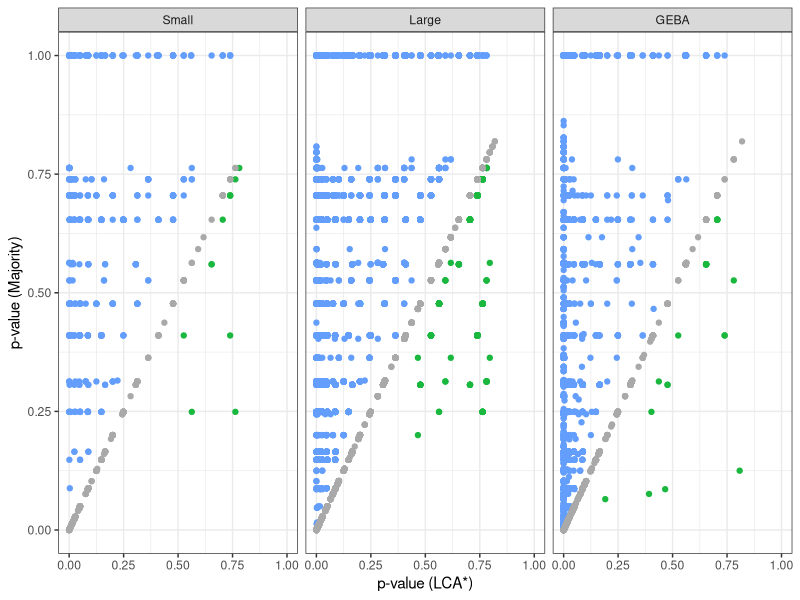
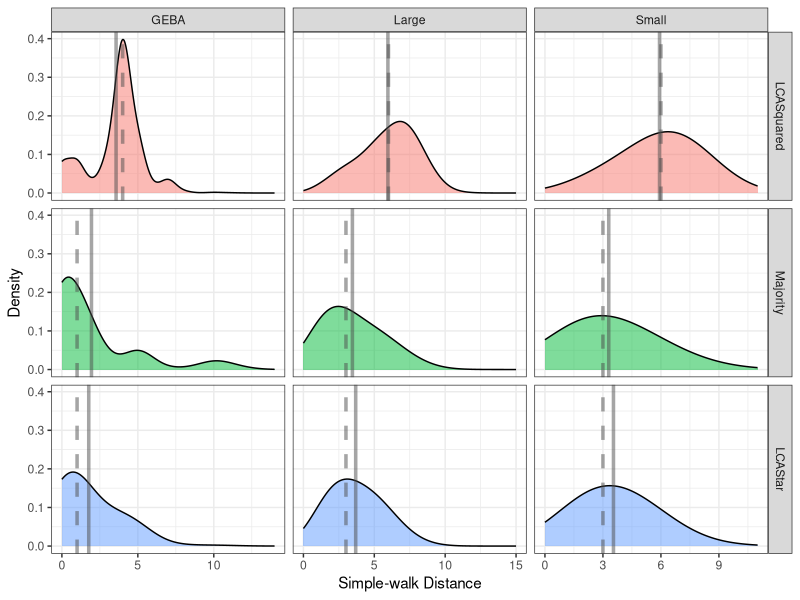
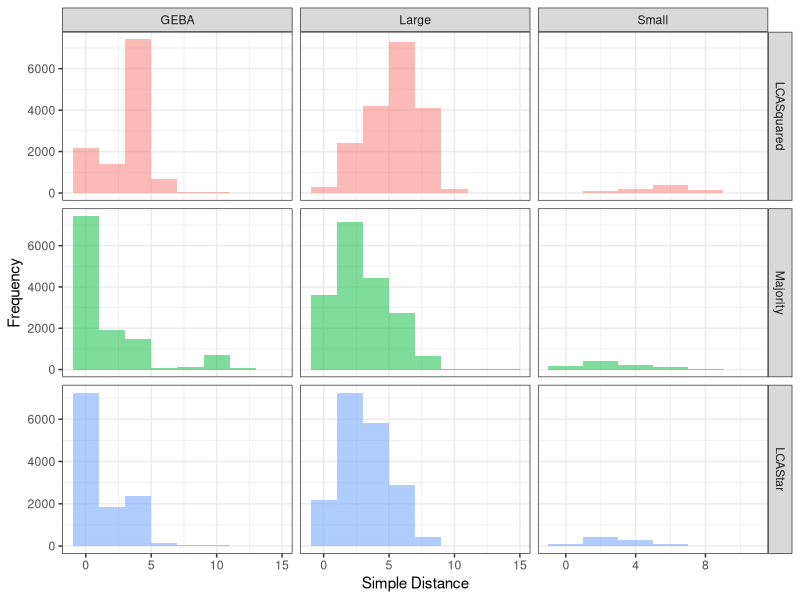
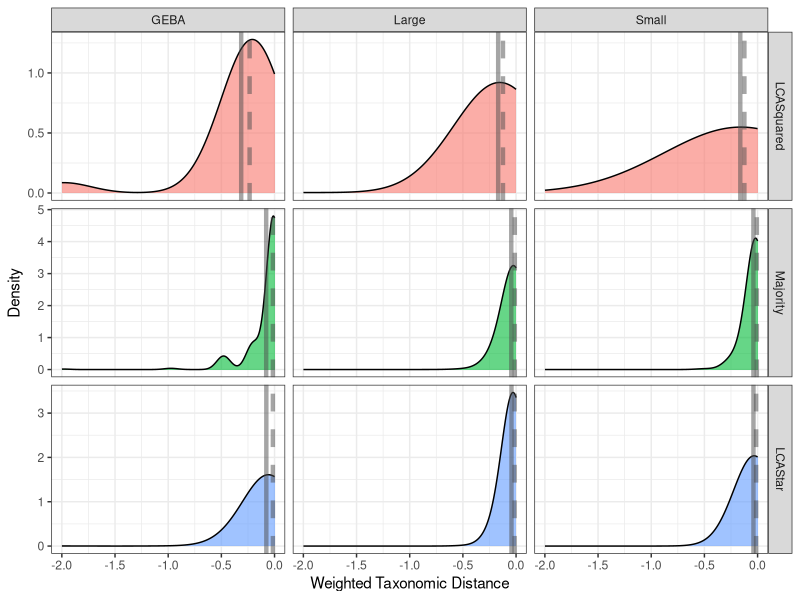
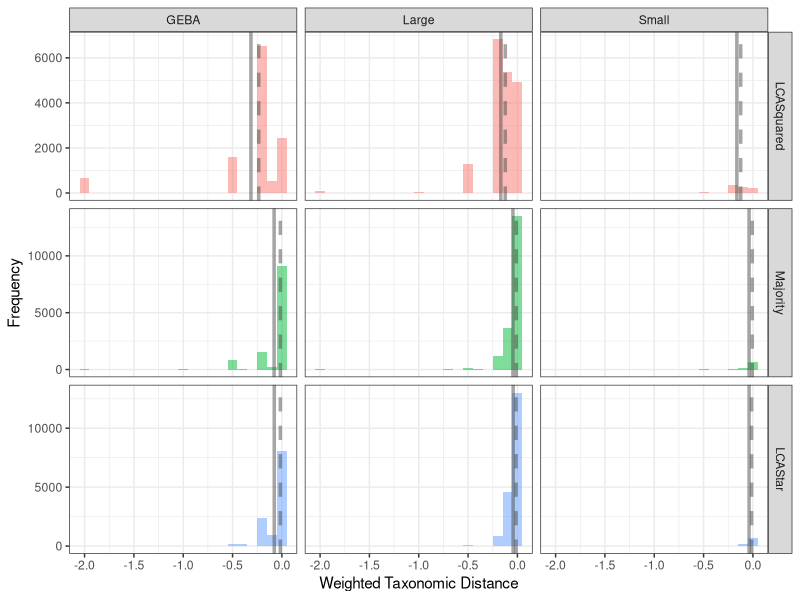
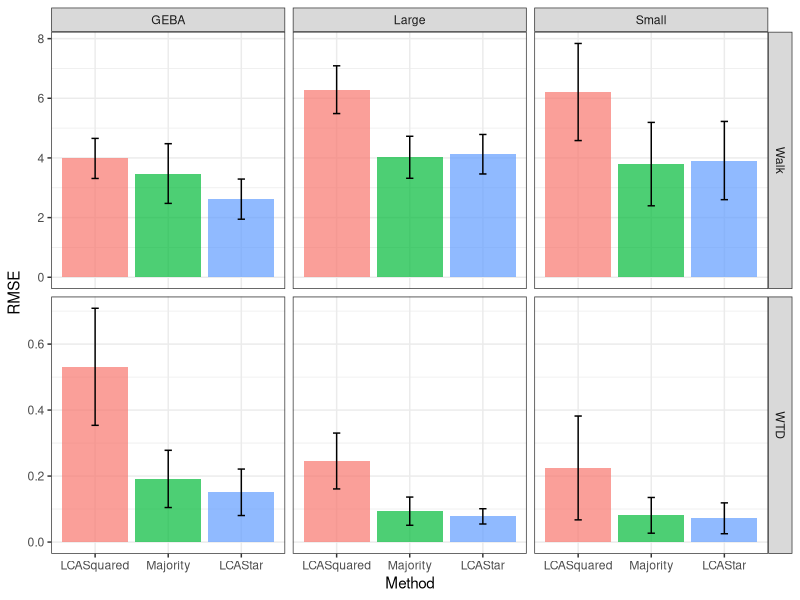
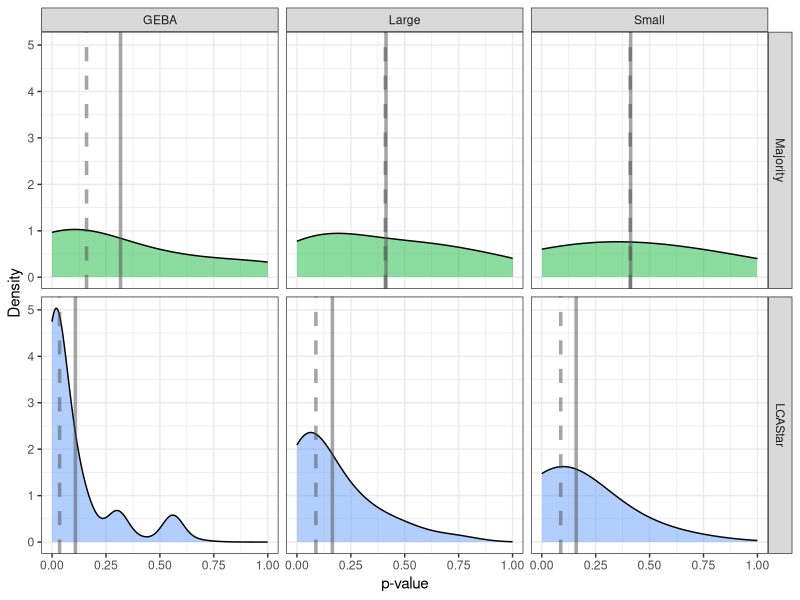
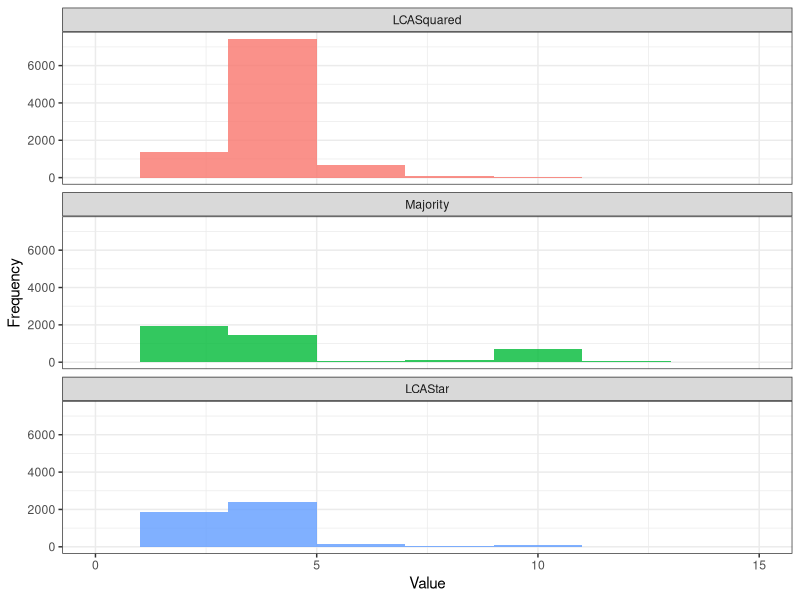

Write R code to recreate these figures, in order.
## ---- chunk 1
require(knitr)
opts_chunk$set(warning=FALSE, message=FALSE, dev = 'pdf')
## ---- chunk 2
library(ggplot2)
library(reshape2)
library(dplyr)
theme_set(theme_bw()) # set theme and font
## ---- chunk 3
setwd("~/Dropbox/projects/LCAStar/lca_star_geba_analysis")
colClasses <- c("character", "character", "numeric", "numeric", "numeric",
                "character", "numeric", "numeric", "numeric", 
                "character", "numeric", "numeric", "character" )
geba_df <- read.table("GEBA_SAG_all_lcastar.txt", sep="\t", header=T, na.strings = "None", 
                      colClasses = colClasses, strip.white=TRUE, quote="")
test1_df <- read.table("test1_lcastar.txt", sep="\t", header=T, na.strings = "None", 
                      colClasses = colClasses, strip.white=TRUE, quote="")
test2_df <- read.table("test2_lcastar.txt", sep="\t", header=T, na.strings = "None", 
                      colClasses = colClasses, strip.white=TRUE, quote="")

all_df <- rbind(cbind(geba_df, Sample="GEBA"),cbind(test1_df, Sample="Small"),cbind(test2_df, Sample="Large"))

all_df$Sample <- factor(all_df$Sample, levels=c("Small", "Large", "GEBA"))
## ---- chunk 4
# p-value compare
g1 <- ggplot(all_df, aes(x=LCAStar_p, y=Majority_p)) 
g1 <- g1 + geom_point(data = subset(all_df, LCAStar_p > Majority_p), color="#1BB840")
g1 <- g1 + geom_point(data = subset(all_df, LCAStar_p < Majority_p), color="#649EFC")
g1 <- g1 + geom_point(data = subset(all_df, LCAStar_p == Majority_p), color="darkgrey")
g1 <- g1 + xlim(0,1)
g1 <- g1 + ylim(0,1)
g1 <- g1 + xlab("p-value (LCA*)")
g1 <- g1 + ylab("p-value (Majority)")
g1 <- g1 + facet_wrap(~ Sample)
g1 <- g1 + theme(legend.position="none")
g1
pdf(file = "pdfs/fig1.pdf", width = 10.2, height=3.65)
g1
dev.off()
## ---- chunk 5
clean_up_data2 <- function(df) {
  new_df <-rbind(cbind(df$Contig, df$LCAStar, "LCAStar", df$Original, df$LCAStar_p, df$LCAStar_dist, df$LCAStar_WTD),
           cbind(df$Contig, df$Majority, "Majority", df$Original, df$Majority_p, df$Majority_dist, df$Majority_WTD),
           cbind(df$Contig, df$LCASquared, "LCASquared", df$Original, NA, df$LCASquared_dist, df$LCASquared_WTD))
  new_df <- as.data.frame(new_df)
  colnames(new_df) <- c("Contig", "Taxonomy", "Method", "Original", "p-value", "Walk", "WTD")
  new_df.m<- melt(new_df, id.vars = c("Contig", "Taxonomy", "Method", "Original"))
  new_df.m$value <- as.numeric(as.character(new_df.m$value))
  new_df.m$Method <- factor(new_df.m$Method, levels = c("LCASquared", "Majority", "LCAStar"))
  new_df.m
}
## ---- chunk 6
# reshape data into ggplot form
test1_df.m <- clean_up_data2(test1_df)
test1_df.m<- cbind(test1_df.m, Sample="Small")
test2_df.m <- clean_up_data2(test2_df)
test2_df.m <- cbind(test2_df.m, Sample="Large")
geba_df.m <- clean_up_data2(geba_df)
geba_df.m <- cbind(geba_df.m, Sample="GEBA")

all_df.m <- rbind(test1_df.m, test2_df.m, geba_df.m)
## ---- chunk 7
# plotting parameters
my_line_col = "#4C4C4C"
line_size = 1.2
alpha_val = 0.5

walk_means <- select(all_df.m, Method, Sample, variable, value) %>%
  group_by(Method, Sample, variable) %>%
  filter(variable== "Walk") %>%
  summarize(mean=mean(value, na.rm = T),
            percent_25 = quantile(value, probs = 0.25, na.rm = T),
            median = quantile(value, probs=0.5, na.rm = T),
            percent_75 = quantile(value, probs = 0.75, na.rm = T))

g2 <- ggplot(subset(all_df.m, variable == "Walk"), aes(x=value, fill=Method))
# g2 <- g2 + geom_histogram(binwidth=2, alpha=0.8) 
g2 <- g2 + geom_density(adjust=5, alpha=alpha_val) 
g2 <- g2 + facet_grid(Method ~ Sample, scales = "free_x")
g2 <- g2 + theme(legend.position="none")
g2 <- g2 + geom_vline(aes(xintercept=mean), colour=my_line_col, size=line_size, alpha=alpha_val, walk_means)
g2 <- g2 + geom_vline(aes(xintercept=median), colour=my_line_col, linetype="dashed", size=line_size, alpha=alpha_val, walk_means)
g2 <- g2 + xlab("Simple-walk Distance")
g2 <- g2 + ylab("Density")
g2
pdf(file = "pdfs/fig2.pdf", width = 7, height=7)
g2
dev.off()
## ---- chunk 8
# original histograms
g2a <- ggplot(subset(all_df.m, variable == "Walk"), aes(x=value, fill=Method))
g2a <- g2a + geom_histogram(binwidth=2, alpha=alpha_val) 
# g2a <- g2a + geom_density(adjust=6, alpha=0.8) 
g2a <- g2a + facet_grid(Method ~ Sample, scales = "free")
g2a <- g2a + theme(legend.position="none")
#g2a <- g2a + geom_vline(aes(xintercept=percent_25), colour=my_line_col, size=1.5, alpha=0.5, means)
#g2a <- g2a + geom_vline(aes(xintercept=median), colour=my_line_col, size=1.5, alpha=0.5, means)
#g2a <- g2a + geom_vline(aes(xintercept=percent_75), colour=my_line_col, size=1.5, alpha=0.5, means)
g2a <- g2a + xlab("Simple Distance")
g2a <- g2a + ylab("Frequency")
g2a
## ---- chunk 9
means <- select(all_df.m, Method, Sample, variable, value) %>%
  group_by(Method, Sample, variable) %>%
  filter(variable== "WTD") %>%
  summarize(mean=mean(value, na.rm = T),
            percent_25 = quantile(value, probs = 0.25, na.rm = T),
            median = quantile(value, probs=0.5, na.rm = T),
            percent_75 = quantile(value, probs = 0.75, na.rm = T))

g3 <- ggplot(subset(all_df.m, variable == "WTD"), aes(x=value, fill=Method))
g3 <- g3 + geom_density(adjust=20, alpha=0.6) 
g3 <- g3 + facet_grid(Method ~ Sample, scales = "free_y")
g3 <- g3 + theme(legend.position="none")
g3 <- g3 + geom_vline(aes(xintercept=mean), colour=my_line_col, size=1.5, alpha=0.5, means)
g3 <- g3 + geom_vline(aes(xintercept=median), colour=my_line_col, linetype="dashed", size=1.5, alpha=0.5, means)
g3 <- g3 + xlab("Weighted Taxonomic Distance")
g3 <- g3 + ylab("Density")
g3
pdf(file = "pdfs/fig3.pdf", width = 7, height=7)
g3
dev.off()
## ---- chunk 10
g3a <- ggplot(subset(all_df.m, variable == "WTD"), aes(x=value, fill=Method))
g3a <- g3a + geom_histogram(binwidth=0.1, alpha=alpha_val) 
g3a <- g3a + facet_grid(Method ~Sample, scales = "free_y")
g3a <- g3a + theme(legend.position="none")
g3a <- g3a + geom_vline(aes(xintercept=mean), colour=my_line_col, size=line_size, alpha=alpha_val, means)
g3a <- g3a + geom_vline(aes(xintercept=median), colour=my_line_col, linetype="dashed", size=line_size, alpha=alpha_val, means)
g3a <- g3a + xlab("Weighted Taxonomic Distance")
g3a <- g3a + ylab("Frequency")
g3a
## ---- chunk 11
rmse <- function(x) {
  sqrt(mean(x^2, na.rm = T))
}

ci <- function(x, sig=0.05) {
  
  x <- x[!is.na(x)] # remove NA
  x <- x^2 # squre
  N <- length(x)
  x_sd <- sd(x, na.rm=TRUE)
  
  x_se <- x_sd / sqrt(N)
  x_se <- sqrt(x_se)
  ciMult <- qt((1-sig)/2 + .5, N-1)
  x_ci <- x_se * ciMult
  x_ci
}
summarySE <- function(data=NULL, measurevar, groupvars=NULL, na.rm=FALSE,
                      conf.interval=.95, .drop=TRUE) {
    require(plyr)

    # New version of length which can handle NA's: if na.rm==T, don't count them
    length2 <- function (x, na.rm=FALSE) {
        if (na.rm) sum(!is.na(x))
        else       length(x)
    }

    # This does the summary. For each group's data frame, return a vector with
    # N, mean, and sd
    datac <- ddply(data, groupvars, .drop=.drop,
      .fun = function(xx, col) {
        c(N    = length2(xx[[col]], na.rm=na.rm),
          mean = mean   (xx[[col]], na.rm=na.rm),
          sd   = sd     (xx[[col]], na.rm=na.rm)
        )
      },
      measurevar
    )

    # Rename the "mean" column    
    datac <- rename(datac, c("mean" = measurevar))

    datac$se <- datac$sd / sqrt(datac$N)  # Calculate standard error of the mean

    # Confidence interval multiplier for standard error
    # Calculate t-statistic for confidence interval: 
    # e.g., if conf.interval is .95, use .975 (above/below), and use df=N-1
    ciMult <- qt(conf.interval/2 + .5, datac$N-1)
    datac$ci <- datac$se * ciMult

    return(datac)
}

res <- select(all_df.m, Method, Sample, variable, value) %>%
       filter(variable %in% c("Walk", "WTD")) %>%
       group_by(Method, Sample, variable) %>%
       summarize(n_obs = n(), RMSE = rmse(value), sd=sd(value, na.rm=TRUE),ci=ci(value, sig=0.05), na.rm=TRUE)
g4 <- ggplot(res, aes(y=RMSE, x =Method, fill=Method)) 
g4 <- g4 + geom_bar(stat="identity", alpha=0.7) 
g4 <- g4 + facet_grid(variable~Sample, scales="free_y")
g4 <- g4 + theme(legend.position="none")
g4 <- g4 + geom_errorbar(aes(ymin=RMSE-ci, ymax=RMSE+ci), width=.1)
g4
pdf(file = "pdfs/fig4.pdf", width = 5.49, height=4.43)
g4
dev.off()
## ---- chunk 12
means <- select(all_df.m, Method, Sample, variable, value) %>%
  filter(variable== "p-value" & Method %in% c("Majority", "LCAStar")) %>%
  group_by(Method, Sample, variable) %>%
  summarize(mean=mean(value, na.rm = T),
            percent_25 = quantile(value, probs = 0.25, na.rm = T),
            median = quantile(value, probs=0.5, na.rm = T),
            percent_75 = quantile(value, probs = 0.75, na.rm = T))

g5 <- ggplot(subset(all_df.m, variable == "p-value" & Method %in% c("Majority", "LCAStar")), aes(x=value, fill=Method)) 
g5 <- g5 + geom_density(adjust=5, alpha=alpha_val)
g5 <- g5 + facet_grid(Method~Sample)
g5 <- g5 + xlab("p-value")
g5 <- g5 + ylab("Density")
g5 <- g5 + geom_vline(aes(xintercept=median), colour=my_line_col, linetype="dashed", size=line_size, alpha=alpha_val, means)
g5 <- g5 + geom_vline(aes(xintercept=mean), colour=my_line_col, size=line_size, alpha=alpha_val, means)
g5 <- g5 + scale_fill_manual(values=c("#1BB840", "#649EFC"))
g5 <- g5 + theme(legend.position="none")
g5
pdf(file = "pdfs/fig5.pdf", width = 8.77, height=6.897)
g5
dev.off()
## ---- chunk 13
g8 <- ggplot(subset(geba_df.m, variable == "Walk"), aes(x=value, fill=Method))
g8 <- g8 + geom_histogram(binwidth=2, alpha=0.8) 
g8 <- g8 + facet_wrap( ~ Method, ncol = 1)
g8 <- g8 + theme(legend.position="none")
g8 <- g8 + xlim(0,15)
g8 <- g8 + xlab("Value")
g8 <- g8 + ylab("Frequency")
g8

g9 <-ggplot(subset(geba_df.m, variable == "WTD"), aes(x=value, fill=Method))
g9 <- g9 + geom_histogram(binwidth=0.1, alpha=0.8) 
g9 <- g9 + facet_wrap( ~ Method, ncol = 1)
g9 <- g9 + theme(legend.position="none")
g9 <- g9 + xlim(-1.5,0)
g9 <- g9 + xlab("Value")
g9 <- g9 + ylab("Frequency")
g9

# g11 <-ggplot(subset(geba_df.m, variable %in% c("WTD", "Walk")), aes(x=Method, y=value, fill=Method))
# g11 <- g11 + geom_violin(alpha=0.6)
# g11 <- g11 + scale_y_log10()
# g11 <- g11 + coord_flip()
# g11 <- g11 + facet_wrap( ~ variable)
# g11
geba_df.m$Taxonomy <- as.vector(geba_df.m$Taxonomy)
geba_df.m$Original<- as.vector(geba_df.m$Original)
res <- select(geba_df.m, Method, Taxonomy, Original) %>%
       group_by(Method) %>%
       summarize(n_obs = n(), accuracy = sum(Taxonomy == Original)/ length(Taxonomy))

g12 <- ggplot(res, aes(x=Method, y=accuracy, fill=Method)) 
g12 <- g12 + geom_bar(stat="identity", alpha=0.8)
g12 <- g12 + theme(legend.position="none")
g12
